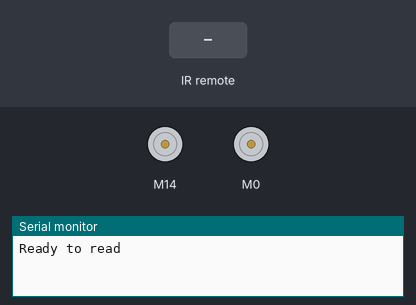
Simulated run of this sketch. Board: ESP8266 (NodeMCU). Shown: 2 × DC motor (green arrow = forward, orange = backward, longer = faster), the last lines printed to the serial monitor. Inputs (shaded band) come from the test bench.

Above: at 1.2 s.
1.3 s: infrared code 0x7 received
At 2.97 s:
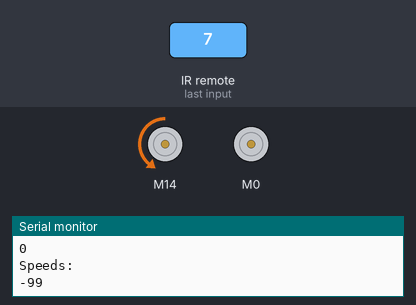
At 6.6 s:
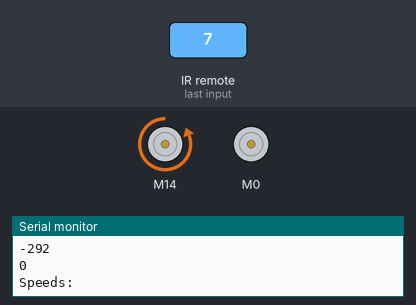
Timing chart, 0 to 8.1 s (numbered marks = the images above; inputs shaded):
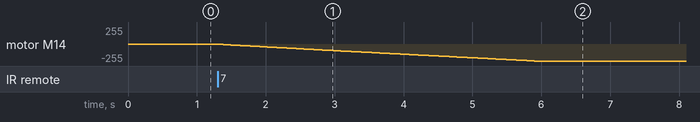

Measured:
- after the input at 1.3 s, motor M14: moves from stopped to backward 255/255 over 4.6 s, starting at once

The sketch:

motor_driver.ino
```cpp
// (licence header left out)
 #include "CytronMotorDriver.h"

#include <IRremote.hpp>
#define IR_RECEIVE_PIN D11


#define MINUS 0x7
#define PLUS 0x15
#define CHM	69
#define CHP	71
#define ZERO 22

// Configure the motor driver.
CytronMD motor1(PWM_PWM, D5, D6);
CytronMD motor2(PWM_PWM, D3, D4);

int16_t speed1 = 0;
int16_t speed2 = 0;

// The setup routine runs once when you press reset.
void setup() {
  Serial.begin(9600);
  pinMode(IR_RECEIVE_PIN, INPUT);
  // initialize digital pin LED_BUILTIN as an output.
  IrReceiver.begin(IR_RECEIVE_PIN, ENABLE_LED_FEEDBACK); // Start the receiver
  pinMode(D13, OUTPUT);
  digitalWrite(D13, HIGH);   // turn the LED on (HIGH is the voltage level)
  Serial.println("Ready to read");
}


// The loop routine runs over and over again forever.
void loop() {
    int data = 0;
    if (IrReceiver.decode()) {
      data = IrReceiver.decodedIRData.command;

      // Serial.println(data);


      if (data == MINUS) {
        speed1 -= 1;
      } else if (data == PLUS) {
        speed1 += 1;
      } else if (data == ZERO) {
        speed1 = 0;
        speed2 = 0;
      } else if (data == CHP) {
        speed2 += 1;
      } else if (data == CHM) {
        speed2 -= 1;
      } else {
        Serial.println(data);
      }

      if (data == MINUS || data == PLUS || data == ZERO || data == CHM || data == CHP) {
        Serial.println("Speeds:");
        Serial.println(speed1);
        Serial.println(speed2);
        motor1.setSpeed(speed1);
        motor2.setSpeed(speed2);
      }

      IrReceiver.begin(IR_RECEIVE_PIN, ENABLE_LED_FEEDBACK);
    // IrReceiver.resume();
  }


    // for (int i = -255 / 2; i < 256 / 2; ++i){
    //   motor1.setSpeed(2 * i);
    //   delay(100);
    // }

    // for (int i = 256 / 2; i > -256 / 2; --i){
    //   motor1.setSpeed(2 * i);
    //   delay(100);
    // }
}
```
